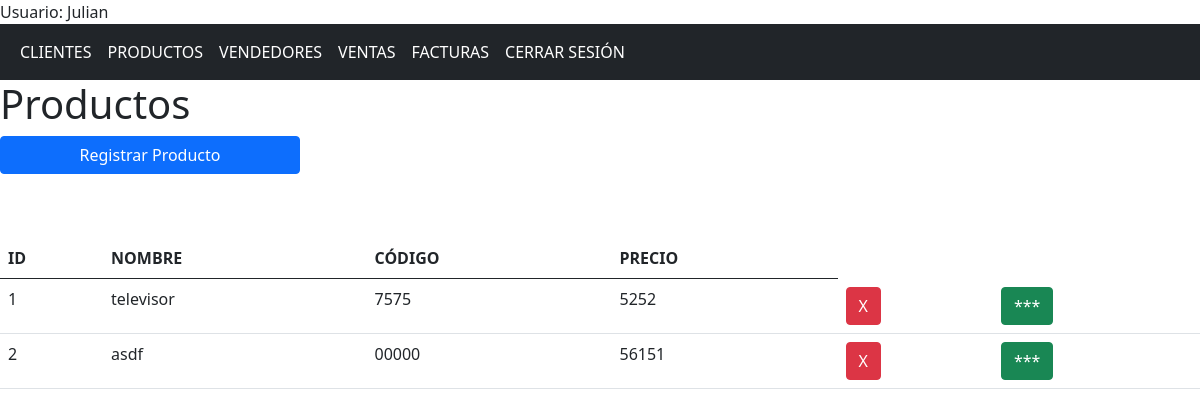
Before: /productos (signed in) with the older database file.
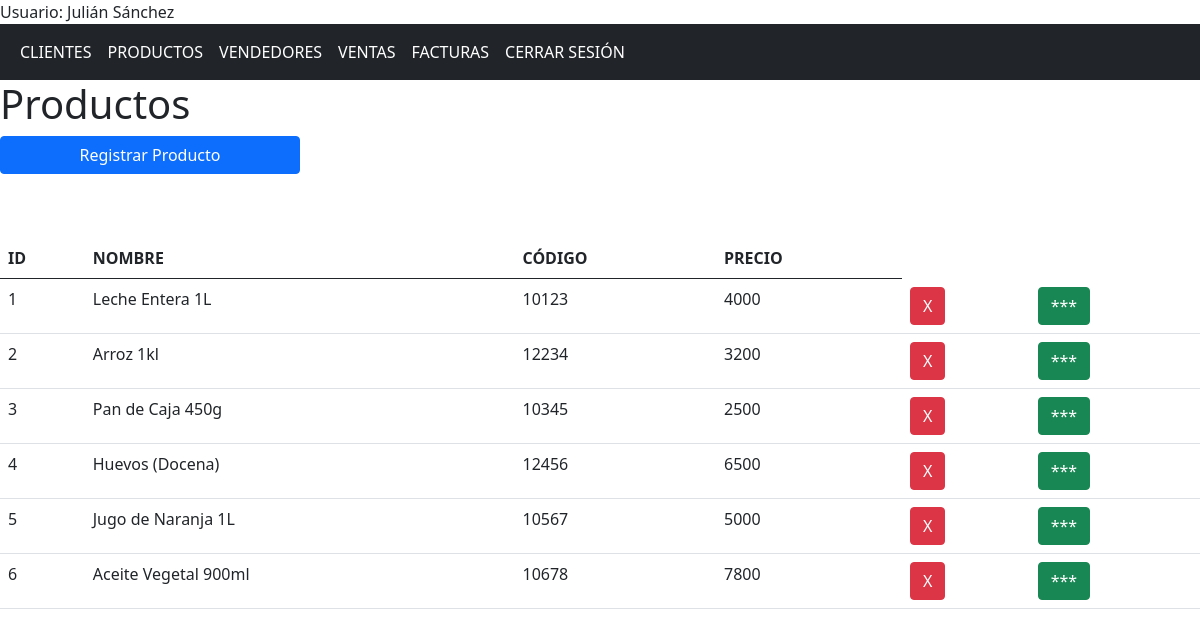
After: the same page with the newer database file.
### app/models/models.py (models this page shows, shortened)
class Usuario(db.Model, UserMixin):
    id = db.Column(db.Integer, primary_key = True)
    nombre = db.Column(db.String(150), nullable = False)
    correo = db.Column(db.String(150), nullable = False, unique = True)
    contrasena = db.Column(db.String(150), nullable = False)

class Producto(db.Model):
    id = db.Column(db.Integer, primary_key = True)
    nombre = db.Column(db.String(150), nullable = False)
    precio = db.Column(db.Integer, nullable = False)
    codigo = db.Column(db.String(150), nullable = False, unique = True)
    compras = db.relationship('CompraProducto', backref='producto')
    facturas = db.relationship('FacturaProducto', backref='producto')

### app/controllers/nav.py (the view)
@nav.route('/productos')
@login_required
def productos():
    productos = Producto.query.all()
    return render_template('productos.html', productos = productos)

### app/templates/productos.html (shortened to what this page needs)
{% extends "base.html" %}
{% block contenido %}
    <div class="row">
        <h1>Productos</h1>
    </div>
    <button class=" btn btn-primary col-sm-3 mb-3" id="registrar">Registrar Producto</button>
    <div class="row mt-5">
    <div class="col">
        <table class="table table-hover">
            <tr>
                <th>ID</th>
                <th>NOMBRE</th>
                <th>CÓDIGO</th>
                <th>PRECIO</th>
            </tr>
            <tbody id="tbody">
                {% for producto in productos %}
                <tr>
                    <td>{{producto.id}}</td>
                    <td>{{producto.nombre}}</td>
                    <td>{{producto.codigo}}</td>
                    <td>{{producto.precio}}</td>
                    <form action="{{url_for('producto.eliminar_producto')}}" method="post">
                        <td><button class="btn btn-danger" name="id" value="{{producto.id}}" type="submit">X</button></td>
                        <td><button class="btn btn-success boton_info" name="info" value="{{producto.id}}" type="button">***</button></td>
                    </form>
                </tr>
                {% endfor%}
            </tbody>
        </table>
    </div>
    </div>
{% endblock %}

### app/templates/base.html (shortened to what this page needs)
<!DOCTYPE html>
<html lang="en">
<head>
    <link href="https://cdn.jsdelivr.net/npm/bootstrap@5.0.2/dist/css/bootstrap.min.css" rel="stylesheet">
    <link rel="stylesheet" href="{{ url_for('static', filename='css/styles.css') }}">
</head>
<body>
    {% if current_user.is_authenticated %}
    <div>Usuario: {{ current_user.nombre }}</div>
    {% endif %}
    <nav class="navbar navbar-expand-sm bg-dark navbar-dark">
        <div class="container-fluid">
            <ul class="navbar-nav">
                {% if current_user.is_authenticated %}
                <li class="nav-item">
                    <a class="nav-link active" href="{{url_for('nav.clientes')}}"> CLIENTES</a>
                </li>
                <li class="nav-item">
                    <a class="nav-link active" href="{{url_for('nav.productos')}}">PRODUCTOS</a>
                </li>
                <li class="nav-item">
                    <a class="nav-link active" href="{{url_for('nav.vendedores')}}">VENDEDORES</a>
                </li>
                <li class="nav-item">
                    <a class="nav-link active" href="{{url_for('nav.compras')}}">VENTAS</a>
                </li>
                <li class="nav-item">
                    <a class="nav-link active" href="{{url_for('nav.facturas')}}">FACTURAS</a>
                </li>
                <li class="nav-item">
                    <a class="nav-link active" href="{{url_for('aut.logout')}}">CERRAR SESIÓN</a>
                </li>
                {% endif %}
            </ul>
        </div>
    </nav>
    {%block contenido%}{%endblock%}
</body>
</html>

Changed rows visible on the page:
changed Usuario: nombre "Julian" → "Julián Sánchez"
changed Producto id 1: nombre "televisor" → "Leche Entera 1L"; codigo "7575" → "10123"; precio "5252" → "4000"
changed Producto id 2: nombre "asdf" → "Arroz 1kl"; codigo "00000" → "12234"; precio "56151" → "3200"
added Producto: id "3", nombre "Pan de Caja 450g", codigo "10345", precio "2500"
added Producto: id "4", nombre "Huevos (Docena)", codigo "12456", precio "6500"
added Producto: id "5", nombre "Jugo de Naranja 1L", codigo "10567", precio "5000"
added Producto: id "6", nombre "Aceite Vegetal 900ml", codigo "10678", precio "7800"
